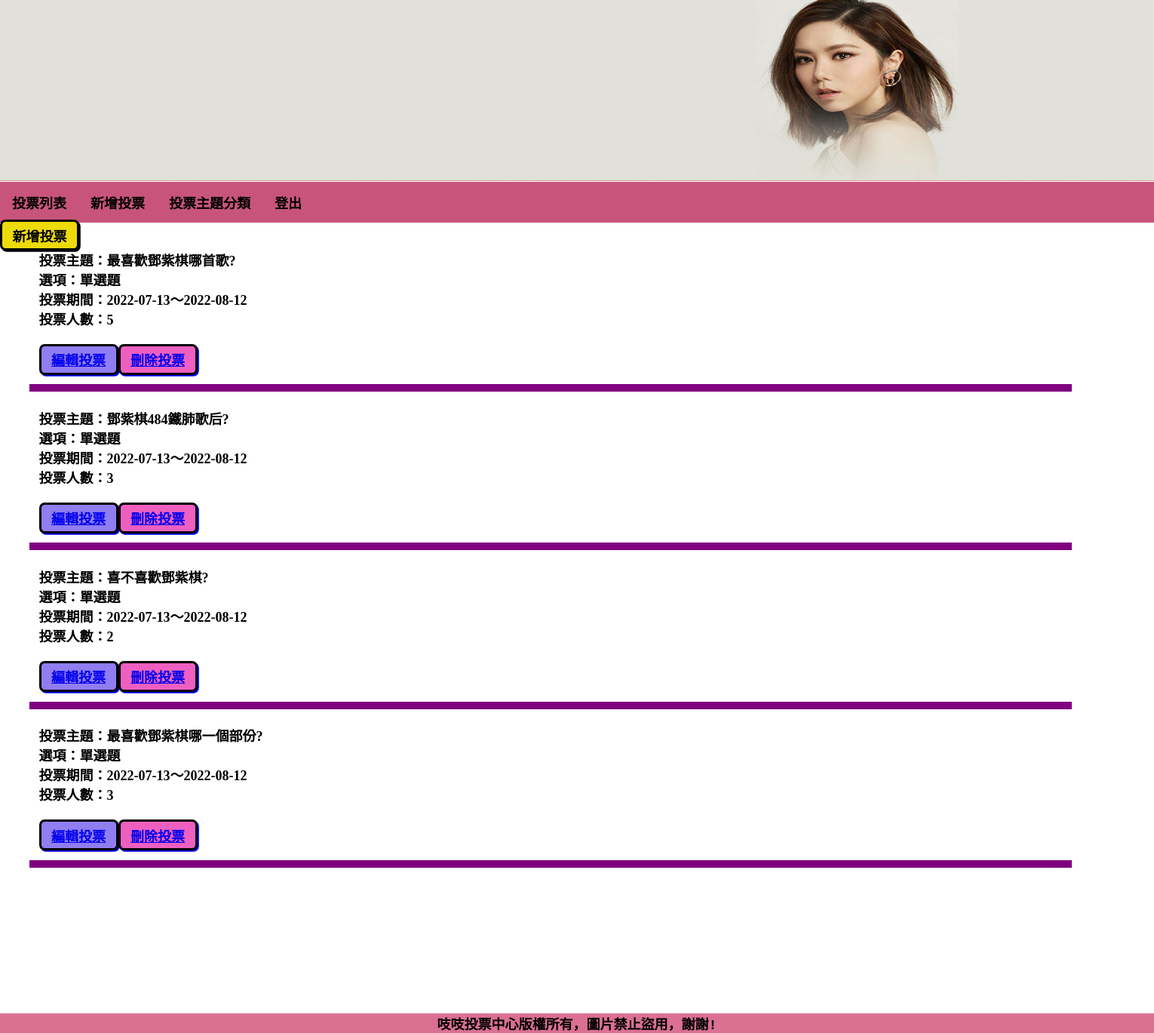
The page /back.php on the database its author committed.
### tables this page shows
CREATE TABLE `subjects` (
  `id` int(11) UNSIGNED NOT NULL COMMENT '序號',
  `type_id` int(11) NOT NULL,
  `subject` varchar(128) NOT NULL COMMENT '主題描述',
  `multiple` tinyint(1) NOT NULL DEFAULT 0 COMMENT '單/複選',
  `mulit_limit` tinyint(2) NOT NULL DEFAULT 1 COMMENT '單/複選項目數',
  `start` date NOT NULL,
  `end` date NOT NULL,
  `total` int(11) UNSIGNED NOT NULL DEFAULT 0 COMMENT '總共幾人投票'
);

### api/base.php (called while the page is built, shortened)
<?php
    function pdo(){
        $dsn="mysql:host=localhost;charset=utf8;dbname=s1110220";
        return new PDO($dsn,'s1110220','s1110220');
    }
    function all($table,...$arg){
    $pdo=pdo();
    $sql="SELECT * FROM $table ";
        return $pdo->query($sql)->fetchAll(PDO::FETCH_ASSOC);
    }
?>

### back.php (the view, shortened to what this page needs)
<?php
    include_once "./api/base.php";
?>
<!DOCTYPE html>
<html lang="en">
<head>
    <link rel="stylesheet" href="./css/basic.css">
    <link rel="stylesheet" href="./css/back.css">
</head>
<body>
    <div id="header">
        <?php include "./layout/header.php";
              include "./layout/back_nav.php";
        ?>
   </div>
    <div id="content">
    <?php
        if(isset($file) && file_exists($file)){
            include $file;
        }else{
    ?>
        <button class="button-add" onclick="location.href='?do=add_vote'">新增投票</button>
        <div>
            <ul>
            <?php
                $topicname=all('subjects');
                foreach($topicname as $subject){
                    echo "<li class='list'>";
                    echo '投票主題：'.$subject['subject'];
                    echo "<br>";
                    if($subject['multiple']==0){
                        echo "<div>選項：單選題</div>";
                    }else{
                        echo "<div>選項：複選題</div>";
                    }
                    echo '投票期間：'.$subject['start']. "～".$subject['end'];
                    echo "<br>";
                    echo  '投票人數：'.$subject['total'];
                    echo "<br>";
                    echo "<br>";
                    echo "<a class='button-edit' href='?do=edit&id={$subject['id']}'>編輯投票</a>";
                    echo "<a class='button-delete' href='?do=delete&id={$subject['id']}'>刪除投票</a>";
                    echo "</li>";
                }
            ?>
            </ul>
        </div>
        <?php
        }
        ?>
   </div>
   <div id="footer">
        <?php
              include "./layout/footer.php" ;
        ?>
    </div>
</body>
</html>

### layout/header.php
<div class="slider_container">
    <div>
        <img src="./pic/Voting-system_gem.jpg" width="1520" height="239" alt="pure css3 slider" style="position: relative; margin-left: auto; margin-right: auto; min-width: 100%;"/>
    </div>
</div>

### layout/back_nav.php
<nav>
    <a href="back.php">投票列表</a>
    <a href="?do=add_vote">新增投票</a>
    <a href="?do=admin_type">投票主題分類</a>
    <a href="./index.php?do=logout">登出</a>
</nav>

### layout/footer.php
<footer>
    <div class="right">吱吱投票中心版權所有，圖片禁止盜用，謝謝!</div>
</footer>

### css/basic.css (style rules this page uses)
* { box-sizing: border-box; margin: 0px; list-style-type: none; font-size: 16px; font-weight: bolder; }
.slider_container { height: 60%; width: 100%; background-image: url('../pic/Voting-system_tzu.png'); background-repeat: repeat; position: inherit; top: 3px; }
.slider_container div { -webkit-animation: round 25s linear infinite; animation: round 25s linear infinite; }
.slider_container div:nth-child(1) { -webkit-animation-delay: 8s; *animation-delay: 5s; }
#header { width: 100%; height: 400px; }
#header nav { width: 100%; min-width: 1000px; margin: 1px auto; background: rgb(200, 84, 123); overflow: auto; font-weight: bolder; }
#header nav a { float: left; display: block; color: black; padding: 14px 16px; text-decoration: none; }
#content { width: 100%; margin: 39px auto; }
#footer { width: 100%; min-width: 1000px; background-color: palevioletred; font-family: 'Courier New', Courier, monospace; font-weight: bolder; text-align: center; position: fixed; bottom: 0; }
.button-add { background: rgb(238, 219, 11); font-family: inherit; padding: 0.25em 0.75em; font-weight: 900; font-size: 18px; border: 3px solid black; border-radius: 0.4em; box-shadow: 0.1em 0.1em; position: relative; bottom: 148px; }

### css/back.css (style rules this page uses)
* { font-size: 18px; }
ul { margin: 1rem 0 1rem 5rem; }
.list { padding: 0.7rem; margin: 0.5rem; border-bottom: solid purple; border-width: 10px; font-weight: bolder; position: relative; bottom: 180px; right: 100px; }
.button-edit { display: inline-block; background: rgb(144, 125, 240); font-family: inherit; padding: 0.25em 0.75em; font-weight: 900; font-size: 18px; border: 3px solid black; border-radius: 0.4em; box-shadow: 0.1em 0.1em; position: relative; bottom: 0px; }
.button-delete { display: inline-block; background: rgb(238, 95, 192); font-family: inherit; padding: 0.25em 0.75em; font-weight: 900; font-size: 18px; border: 3px solid black; border-radius: 0.4em; box-shadow: 0.1em 0.1em; position: relative; bottom: 0px; }

### rows shown on the page
subjects: subject "最喜歡鄧紫棋哪首歌?", multiple "選項：單選題", start "2022-07-13", end "2022-08-12", total "5"
subjects: subject "鄧紫棋484鐵肺歌后?", multiple "選項：單選題", start "2022-07-13", end "2022-08-12", total "3"
subjects: subject "喜不喜歡鄧紫棋?", multiple "選項：單選題", start "2022-07-13", end "2022-08-12", total "2"
subjects: subject "最喜歡鄧紫棋哪一個部份?", multiple "選項：單選題", start "2022-07-13", end "2022-08-12", total "3"
